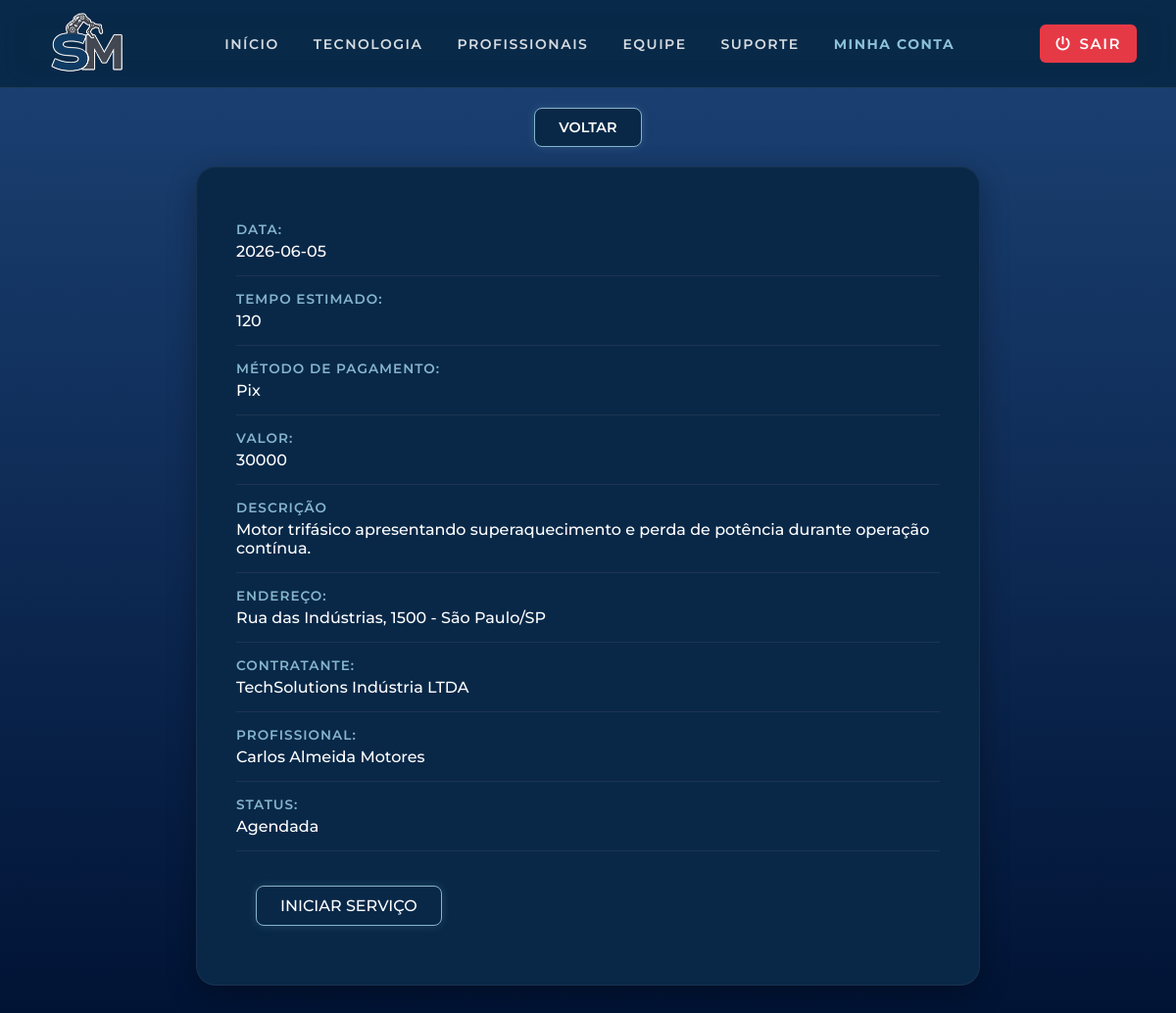
The page /profissional/detalhesserv.php?id=1 (signed in) on the database as committed earlier.
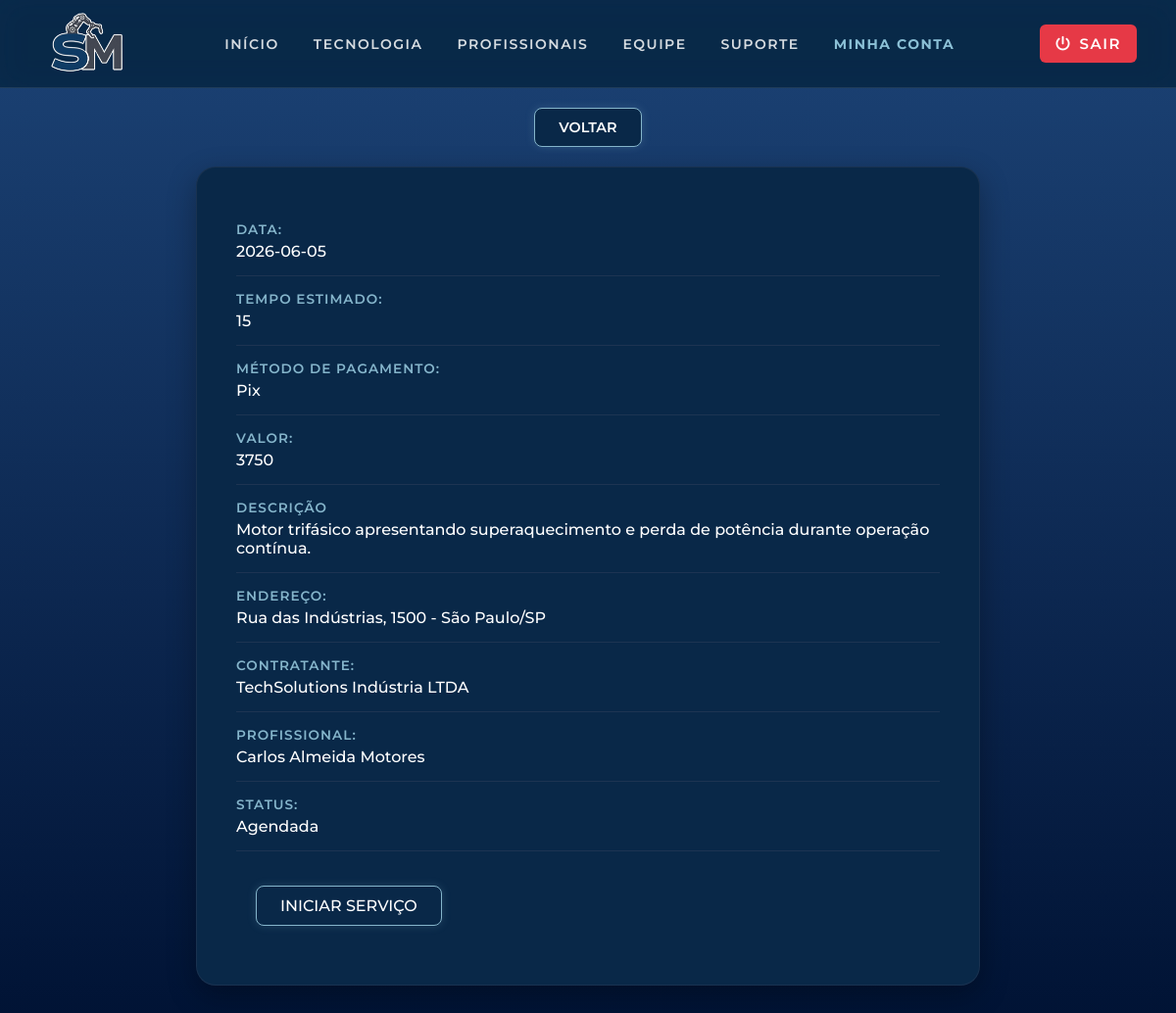
The same page on the database as committed later.
### tables this page shows
CREATE TABLE
    IF NOT EXISTS agenda (
        id_os INT AUTO_INCREMENT PRIMARY KEY,
        data DATE NOT NULL,
        tempo_planejado INT NOT NULL,
        valor_total DECIMAL(10, 2) NOT NULL,
        descricao_problema TEXT NOT NULL,
        tipo_servico ENUM (
            'Manutenção Preventiva',
            'Automação industrial',
            'Engenharia de precisão',
            'Mecatrônica'
        ) NOT NULL,
        endereco_servico VARCHAR(255) NOT NULL,
        metodo_pagamento ENUM ('Pix', 'Débito') NOT NULL,
        status_os ENUM (
            'Pendente',
            'Agendada',
            'Em Andamento',
            'Concluída',
            'Cancelada'
        ) DEFAULT 'Pendente',
        id_cliente INT NOT NULL,
        id_profissional INT NOT NULL,
        FOREIGN KEY (id_cliente) REFERENCES usuarios (id_user),
        FOREIGN KEY (id_profissional) REFERENCES usuarios (id_user)
    );

CREATE TABLE IF NOT EXISTS usuarios (
    id_user INT AUTO_INCREMENT PRIMARY KEY,
    img_user VARCHAR(255),
    nome VARCHAR(100) NOT NULL,
    email VARCHAR(100) UNIQUE NOT NULL,
    senha VARCHAR(255) NOT NULL,
    telefone VARCHAR(20) NOT NULL,
    cpf_cnpj VARCHAR(20) UNIQUE NOT NULL,
    tipo ENUM ('PF', 'PJ') NOT NULL,
    categoria ENUM ('cliente', 'profissional', 'admin') NOT NULL,
    especialidade VARCHAR(100) NULL,
    status ENUM ('Disponível', 'Em Atendimento', 'Inativo') NULL,
    valor_dia DECIMAL(10,2) NULL,
    descricao_func TEXT NULL,
    notas INT NULL CHECK (notas BETWEEN 0 AND 5)
);

### crud.php (called while the page is built, shortened)
<?php
try {
    function read($pdo, $table, $where = null) {
        $sql = "SELECT * FROM $table";
        if ($where) {
            $sql .= " WHERE $where";
        }
        $stmt = $pdo->query($sql);
        return $stmt->fetch(PDO::FETCH_ASSOC);
    }
function read_nome_via_ID($pdo, $table, $id) {
    $sql = "SELECT nome FROM $table WHERE id_user = :id";
    $stmt = $pdo->prepare($sql);
    $stmt->execute([
        ':id' => $id
    ]);
    $resultado = $stmt->fetch(PDO::FETCH_ASSOC);
    return $resultado ? $resultado['nome'] : "Desconhecido";
}
} catch (PDOException $e) {
    die("Erro de conexão: " . $e->getMessage());
}

### profissional/detalhesserv.php (the view, shortened to what this page needs)
<?php
require_once '../crud.php';
$idAgendamento = isset($_GET['id']) ? (int)$_GET['id'] : 0;
$agendamento = read($pdo,'agenda',"id_os = $idAgendamento");
$valor = read($pdo, 'usuarios', 'id_user='.$agendamento['id_profissional']);
?>
<!DOCTYPE html>
<html lang="pt-br">
<head>
    <link rel="stylesheet" href="../css/userpage.css">
</head>
<body class="body">
    <header>
    <?php
    if($agendamento['status_os'] === 'Em Andamento'){
           '';
        }
        else{
            require_once "../partials/header.php";
        }
    ?>
        </header>
        <?php if($agendamento['status_os'] === 'Em Andamento'){
           '';
        }
        else{
            echo '<a href="'.$_SERVER['HTTP_REFERER'].'" class="voltar">Voltar</a>';
        }
        ?>
    <div class="container">
        <?php
            $nomeCliente = read_nome_via_ID($pdo, 'usuarios', $agendamento['id_cliente']);
            $nomeProfi   = read_nome_via_ID($pdo, 'usuarios', $agendamento['id_profissional']);
            $hoje = new DateTime();
if($idAgendamento){
    $dataAgendamento = new DateTime($agendamento['data']);
    echo "
            <label>Data: </label>
            <a>".$agendamento['data']."</a><br><hr>
            <label>Tempo estimado:</label>
            <a>".$agendamento['tempo_planejado']."</a><br><hr>
            <label>Método de pagamento:</label>
            <a>".$agendamento['metodo_pagamento']."</a><br><hr>
            <label>Valor: </label>
            <a>".$agendamento['tempo_planejado'] * $valor['valor_dia']."</a><br><hr>
            <label>Descrição</label>
            <a>".$agendamento['descricao_problema']."</a><br><hr>
            <label>Endereço:</label>
            <a>".$agendamento['endereco_servico']."</a><br><hr>
            <label>Contratante: </label>
            <a>".$nomeCliente."</a><br><hr>
            <label>Profissional: </label>
            <a>".$nomeProfi."</a><br><hr>
            <label>Status: </label>
            <a>".$agendamento['status_os']."</a><br><hr>";
            $statusAtual = $agendamento['status_os'];
            $dataValida = ($hoje->format('Y-m-d') >= $dataAgendamento->format('Y-m-d'));
        if ($statusAtual == 'Em Andamento') {
                echo "<a href='?id=".$agendamento['id_os']."&acao=concluir' style='margin-right: 15px;' class='voltar'>Concluir</a>";
                echo "<a href='?id=".$agendamento['id_os']."&acao=cancelar' onclick=\"return confirm('Tem certeza de que quer mesmo cancelar este serviço?');\">Cancelar</a>";
            }
            elseif ($statusAtual != 'Concluída' && $statusAtual != 'Cancelada') {
                if ($dataValida) {
                    echo "<a href='?id=".$agendamento['id_os']."&acao=iniciar' class='voltar'>Iniciar serviço</a>";
                }
            }
}
        ?>
    </div>
</body>
</html>

Rows that differ between the two databases and show on the page:
changed agenda "Pix": tempo_planejado "120" → "15"; $agendamento['tempo_planejado']*$valor['valor_dia'] "30000" → "3750"
